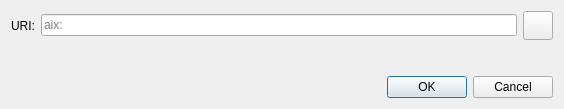
<?xml version="1.0" encoding="UTF-8"?>
<ui version="4.0">
 <class>OpenURIDialog</class>
 <widget class="QDialog" name="OpenURIDialog">
  <property name="geometry">
   <rect>
    <x>0</x>
    <y>0</y>
    <width>564</width>
    <height>109</height>
   </rect>
  </property>
  <property name="windowTitle">
   <string>Open aix URI</string>
  </property>
  <layout class="QVBoxLayout" name="verticalLayout">
   <item>
    <layout class="QHBoxLayout" name="horizontalLayout">
     <item>
      <widget class="QLabel" name="label">
       <property name="text">
        <string>URI:</string>
       </property>
      </widget>
     </item>
     <item>
      <widget class="QValidatedLineEdit" name="uriEdit">
       <property name="placeholderText">
        <string notr="true">aix:</string>
       </property>
      </widget>
     </item>
     <item>
      <widget class="QToolButton" name="pasteButton">
       <property name="toolTip">
        <string extracomment="Tooltip text for button that allows you to paste an address that is in your clipboard.">Paste address from clipboard</string>
       </property>
       <property name="text">
        <string/>
       </property>
       <property name="icon">
        <iconset resource="../aix.qrc">
         <normaloff>:/icons/editpaste</normaloff>:/icons/editpaste
        </iconset>
       </property>
       <property name="iconSize">
        <size>
         <width>22</width>
         <height>22</height>
        </size>
       </property>
      </widget>
     </item>
    </layout>
   </item>
   <item>
    <spacer name="verticalSpacer">
     <property name="orientation">
      <enum>Qt::Vertical</enum>
     </property>
     <property name="sizeHint" stdset="0">
      <size>
       <width>20</width>
       <height>40</height>
      </size>
     </property>
    </spacer>
   </item>
   <item>
    <widget class="QDialogButtonBox" name="buttonBox">
     <property name="orientation">
      <enum>Qt::Horizontal</enum>
     </property>
     <property name="standardButtons">
      <set>QDialogButtonBox::Cancel|QDialogButtonBox::Ok</set>
     </property>
    </widget>
   </item>
  </layout>
 </widget>
 <customwidgets>
  <customwidget>
   <class>QValidatedLineEdit</class>
   <extends>QLineEdit</extends>
   <header>qt/qvalidatedlineedit.h</header>
  </customwidget>
 </customwidgets>
 <resources/>
 <connections>
  <connection>
   <sender>buttonBox</sender>
   <signal>accepted()</signal>
   <receiver>OpenURIDialog</receiver>
   <slot>accept()</slot>
   <hints>
    <hint type="sourcelabel">
     <x>248</x>
     <y>254</y>
    </hint>
    <hint type="destinationlabel">
     <x>157</x>
     <y>274</y>
    </hint>
   </hints>
  </connection>
  <connection>
   <sender>buttonBox</sender>
   <signal>rejected()</signal>
   <receiver>OpenURIDialog</receiver>
   <slot>reject()</slot>
   <hints>
    <hint type="sourcelabel">
     <x>316</x>
     <y>260</y>
    </hint>
    <hint type="destinationlabel">
     <x>286</x>
     <y>274</y>
    </hint>
   </hints>
  </connection>
 </connections>
</ui>
